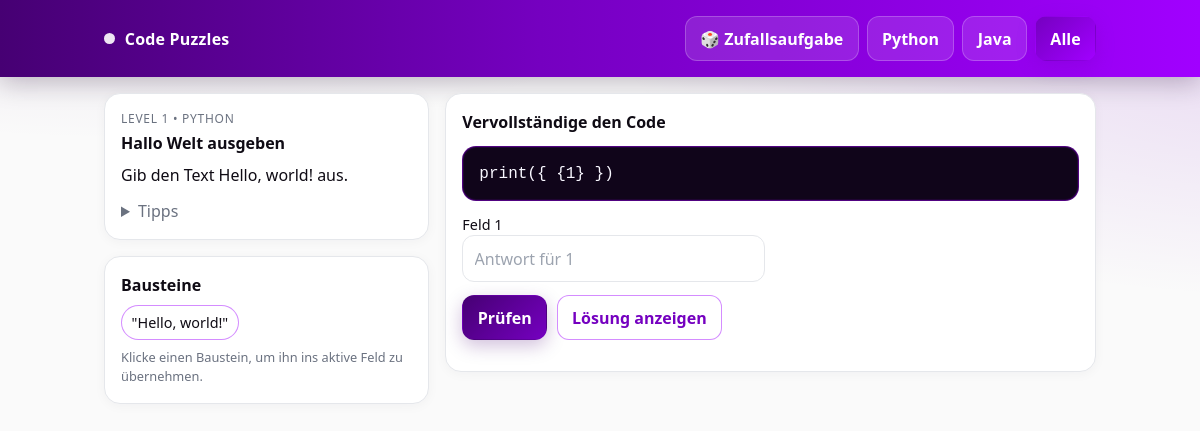
The app's page /snippet/1 with its own data.
### models.py (models this page shows)
class Snippet(db.Model):
    __tablename__ = "snippets"
    id = db.Column(db.Integer, primary_key=True)
    title = db.Column(db.String(160), nullable=False)
    language = db.Column(db.String(16), nullable=False)  # "python" | "java"
    level = db.Column(db.Integer, nullable=False)         # 1..4
    prompt = db.Column(db.Text, nullable=False)
    code_template = db.Column(db.Text, nullable=False)    # mit {{1}}, {{2}} ...
    solution = db.Column(JSON, nullable=False)            # z. B. ["x", "print(\"ok\")"]
    accepted = db.Column(JSON, nullable=True)             # optionale Alternativen pro Lücke: [ ["x"], ["print('ok')","re:^print\\(.+\\)$"] ]
    blocks = db.Column(JSON, nullable=True)               # Bausteine (Buttons)
    tips = db.Column(JSON, nullable=True)                 # Hinweise
    tags = db.Column(JSON, nullable=True)                 # ["strings","loops"]
    __table_args__ = (
        CheckConstraint("level >= 1 AND level <= 4", name="level_range"),
    )

### app.py (the view)
    @app.route("/snippet/<int:sid>")
    def snippet_view(sid):
        import re as _re
        snip = Snippet.query.get_or_404(sid)
        gaps = sorted(set(int(x) for x in _re.findall(r"{{(\d+)}}", snip.code_template)))
        return render_template("snippet.html", snip=snip, gaps=gaps)

### templates/snippet.html (shortened to what this page needs)
{% extends "base.html" %}
{% block content %}
<div class="grid" style="grid-template-columns: 1fr 2fr; gap:1rem;">
  <section>
    <div class="card">
      <div class="text-muted" style="font-size:.75rem; text-transform:uppercase; letter-spacing:.06em;">
        Level {{ snip.level }} • {{ snip.language|capitalize }}
      </div>
      <h2 style="font-weight:700; margin:.2rem 0 0;">{{ snip.title }}</h2>
      <p style="margin-top:.5rem; white-space:pre-line;">{{ snip.prompt }}</p>
      {% if snip.tips %}
      <details style="margin-top:.75rem;">
        <summary class="text-muted" style="cursor:pointer;">Tipps</summary>
      </details>
      {% endif %}
    </div>
    {% if snip.blocks %}
    <div class="card" style="margin-top:1rem;">
      <h3 style="font-weight:600;">Bausteine</h3>
      <div id="blocks" class="chips" style="margin-top:.5rem;">
        {% for b in snip.blocks %}
        <button type="button" class="chip" data-val='{{ b|tojson }}'>{{ b }}</button>
        {% endfor %}
      </div>
      <p class="text-muted" style="margin-top:.5rem; font-size:.8rem;">Klicke einen Baustein, um ihn ins aktive Feld zu übernehmen.</p>
    </div>
    {% endif %}
  </section>
  <section>
    <div class="card">
      <h3 style="font-weight:600;">Vervollständige den Code</h3>
      <pre class="codeblock" style="margin-top:.75rem;"><code>{{ snip.code_template | replace("{{", "{ {") | replace("}}", "} }") }}</code></pre>
      <form id="answerForm" style="margin-top:.8rem;">
        <div class="grid" style="grid-template-columns: repeat(2, minmax(0,1fr)); gap:.75rem;">
          {% for i in gaps %}
          <label style="font-size:.9rem;">Feld {{ i }}
            <input class="field" name="gap{{ i }}" data-index="{{ i }}" placeholder="Antwort für {{ i }}" />
          </label>
          {% endfor %}
        </div>
        <div style="margin-top:.8rem; display:flex; gap:.6rem; flex-wrap:wrap;">
          <button class="btn btn-dark" id="checkBtn">Prüfen</button>
          <button class="btn btn-outline" type="button" id="revealBtn">Lösung anzeigen</button>
        </div>
      </form>
    </div>
  </section>
</div>
{% endblock %}

### static/styles.css (style rules this page uses)
:root { --c-dark:#460073; --c-mid:#7500C0; --c-light:#A100FF; --c-text:#0f0b14; --c-muted:#6b7280; --c-border:#e5e7eb; --c-white:#ffffff; --shadow:0 10px 25px rgba(161,0,255,0.15); }
* { box-sizing:border-box }
html,body { height:100% }
body { font-family: ui-sans-serif, system-ui, -apple-system, Segoe UI, Roboto, Inter, Helvetica, Arial, "Apple Color Emoji","Segoe UI Emoji"; color: var(--c-text); background: radial-gradient(1200px 500px at 10% -20%, rgba(70,0,115,.15), transparent 60%), radial-gradient(1200px 500px at 110% 0%, rgba(117,0,192,.15), transparent 60%), #fafafa; margin:0; }
.grid { display:grid; gap:1rem; }
.card { background: var(--c-white); border: 1px solid var(--c-border); border-radius: 16px; padding: 1rem; box-shadow: 0 2px 12px rgba(17,24,39,.04); transition: transform .18s ease, box-shadow .18s ease, border-color .18s ease; }
.btn { display:inline-flex; align-items:center; gap:.5rem; padding:.6rem .9rem; border-radius:12px; border:1px solid transparent; font-weight:600; cursor:pointer; text-decoration:none; transition: transform .12s ease, box-shadow .12s ease, background .12s ease, border-color .12s ease; }
.btn-dark { color:#fff; background: linear-gradient(135deg, var(--c-dark), var(--c-mid)); box-shadow: 0 6px 18px rgba(70,0,115,.25); }
.btn-outline { background:#fff; color: var(--c-mid); border-color: rgba(161,0,255,.45); }
.field { width:100%; border:1px solid var(--c-border); border-radius:12px; padding:.65rem .7rem; font-size:16px; outline:none; transition: border-color .12s ease, box-shadow .12s ease; }
.chip { display:inline-block; padding:.35rem .6rem; border-radius:999px; border:1px solid rgba(161,0,255,.45); background:#fff; font-size:.9rem; cursor:pointer; transition: background .12s ease, transform .12s ease, box-shadow .12s ease; }
.chips { display:flex; flex-wrap:wrap; gap:.5rem; }
.codeblock { background: #10051A; color: #f8f7ff; border:1px solid rgba(161,0,255,.45); border-radius:14px; padding: .9rem 1rem; overflow-x:auto; box-shadow: inset 0 0 0 1px rgba(117,0,192,.15); }
.text-muted { color: var(--c-muted); }

### records on screen
Snippet: level "1", language "PYTHON", title "Hallo Welt ausgeben", prompt "Gib den Text Hello, world! aus.", code_template "print({ {1} })"

### other values on screen
{{ b }} "\"Hello, world!\""
{{ i }} "1"
